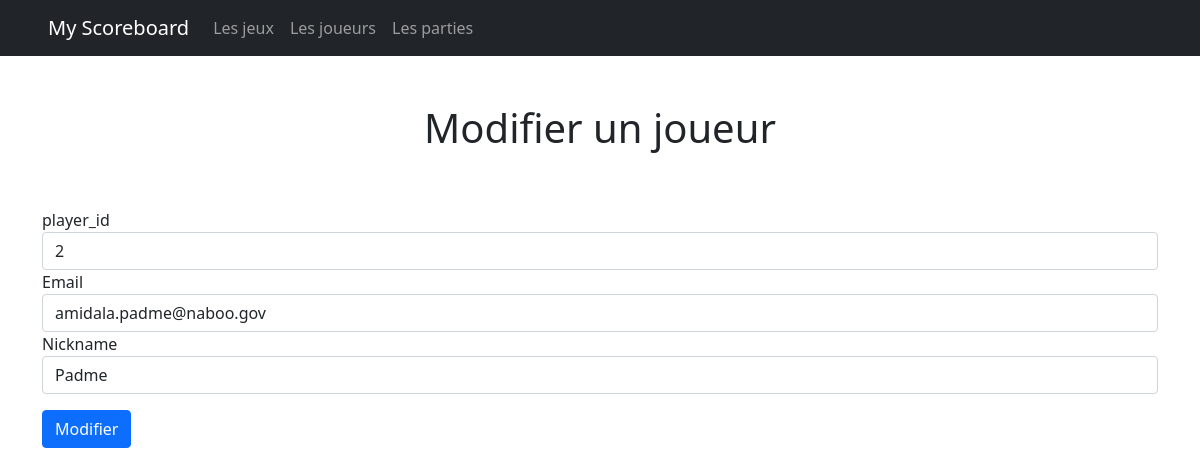
/joueurs/m/2, run on the app's committed database.
### tables this page shows
CREATE TABLE `player` (
  `player_id` int(11) NOT NULL,
  `email` varchar(255) NOT NULL,
  `nickname` varchar(100) NOT NULL
);

### controller/joueursController.controller.php (called while the page is built, shortened)
<?php
require "models/joueurManager.class.php";
class PlayersController {
    private $_playerManager;
    public function __construct() {
        $this->_playerManager = new PlayerManager();
        $this->_playerManager->chargementPlayers();
    }
    public function modifierPlayer($player_id) {
        $player = $this->_playerManager->getPlayerById($player_id);
        require "views/modifierUnJoueur.views.php";
    }
}

### index.php (called while the page is built, shortened)
<?php
require_once "controller/joueursController.controller.php";
require_once "controller/matchsController.controller.php";
$playerController = new playersController();
$contestController = new contestsController();
try {
    if (empty($_GET['page'])) {
        require 'views/accueil.views.php';
    } else {
        $url = explode('/', filter_var($_GET['page']), FILTER_SANITIZE_URL);
        switch ($url[0]) {
            case "joueurs" :
                if (empty($url[1])) {
                    $playerController->afficherListePlayers();
                }  else if ($url[1] === "m") {
                    $playerController->modifierPlayer($url[2]);
                }
                break;
        }
    }
}
catch(Exception $e){
    $msg = $e->getMessage();
    require "views/error.views.php";
}

### models/model.class.php (called while the page is built, shortened)
<?php
abstract class Model {
    private static $pdo;
    public static function setBdd() {
        self::$pdo = New PDO('mysql:host=localhost;dbname=wf3_php_final_pamela;charset=utf8mb4','root','');
        self::$pdo->setAttribute(PDO::ATTR_ERRMODE, PDO::ERRMODE_WARNING);
    }
    public function getBdd() {
        return self::$pdo;
    }
}

### models/matchManager.class.php (called while the page is built, shortened)
<?php
require_once "model.class.php";
class ContestManager extends Model {
    public function chargementContests()
    {
        $req = $this->getBdd()->prepare('SELECT * FROM contest ORDER bY contest_id desc');
        $req->execute();
        $contests = $req->fetchAll(PDO::FETCH_ASSOC);
    }
}

### controller/matchsController.controller.php (called while the page is built, shortened)
<?php
require "models/matchManager.class.php";
class ContestsController {
        public function __construct() {
            $this->_contestManager = new ContestManager();
            $this->_contestManager->chargementContests();
        }
    }

### models/joueurManager.class.php (called while the page is built, shortened)
<?php
require_once "model.class.php";
require_once "joueur.class.php";
class PlayerManager extends Model {
    private $players;
    public function ajouterPlayer($player){
        $this->players[] = $player;
    }
    public function chargementPlayers()
    {
        $req = $this->getBdd()->prepare('SELECT * FROM player ORDER bY player_id desc');
        $req->execute();
        $players = $req->fetchAll(PDO::FETCH_ASSOC);
    }
    public function getPlayerById($player_id){
        for($i=0; $i < count($this->players); $i++) {
            if($this->players[$i]->getPlayerId() === $player_id){
                return $this->players[$i];
            }
        }
        throw new Exception("Le joueur n'existe pas.");
    }
}

### models/joueur.class.php (called while the page is built, shortened)
<?php
class player {
    private $_player_id;
    private $_email;
    private $_nickname;
    public function __construct($player_id,$email,$nickname)
    {
        $this->_player_id = $player_id;
        $this->_email = $email;
        $this->_nickname = $nickname;
    }
    public function getPlayerId() {
        return $this->_player_id;
    }
    public function getEmail() {
        return $this->_email;
    }
    public function getNickname() {
        return $this->_nickname;
    }
}

### views/modifierUnJoueur.views.php (the view, shortened to what this page needs)
<h1 class= 'text-center py-5'>Modifier un joueur</h1>
<form method="POST" action="<?= URL ?>joueurs/mv">
    <div class="form-group">
        <label for="player_id">player_id</label>
        <input type="text" class="form-control" id="player_id" name="player_id" value="<?= $player->getPlayerId(); ?>">
    </div>
    <div class="form-group">
        <label for="email">Email</label>
        <input type="email" class="form-control" id="email" name="email" value="<?= $player->getEmail(); ?>">
    </div>
    <div class="form-group">
        <label for="nickname">Nickname</label>
        <input type="text" class="form-control" id="nickname" name="nickname" value="<?= $player->getNickname(); ?>">
    </div>
    <button type="submit" class="btn btn-primary my-3">Modifier</button>
</form>
<?php
require "layout.php";
?>

### data on the page
player: player_id "2", email "amidala.padme@naboo.gov", nickname "Padme"
